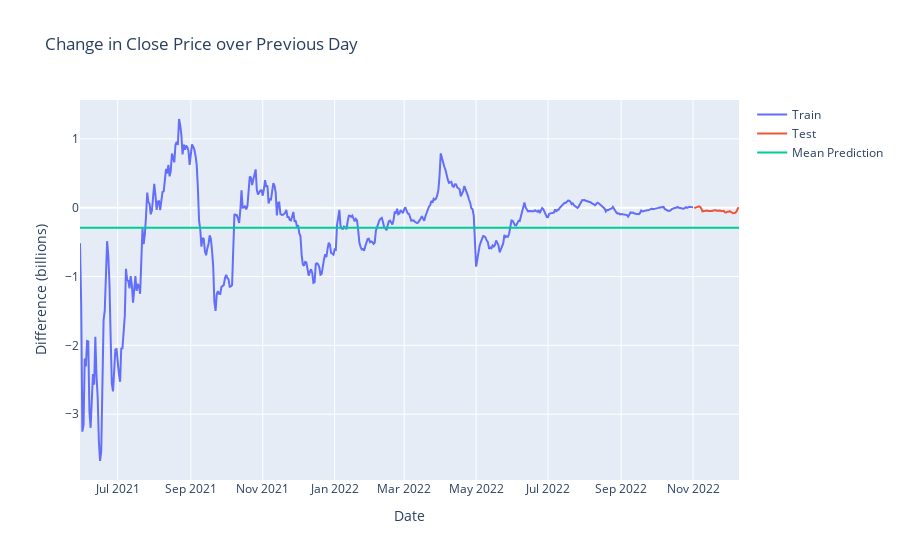

The code cell stored with this chart in its notebook:
### Code cell
fig = go.Figure()
fig.add_trace(go.Scatter(x=train.index, y=train, mode='lines', name="Train"))
fig.add_trace(go.Scatter(x=test.index, y=test, mode='lines', name="Test"))
fig.add_trace(go.Scatter(x=predictions.index, y=predictions, mode='lines', name="Mean Prediction"))

fig.update_layout(
    yaxis_title="Difference (billions)", 
    xaxis_title="Date",
    title="Change in Close Price over Previous Day"
)
fig.show()

### Figure 1 — Plotly figure (JSON) as saved in the notebook; plotly's stock layout.template omitted (floating-point values rounded to 4 significant figures; data arrays with more than 128 entries replaced by an {"elided": "..."} marker saying what was removed)
{"data": [{"mode": "lines", "name": "Train", "type": "scatter", "x": {"elided": "521 str values"}, "y": {"elided": "521 float values"}}, {"mode": "lines", "name": "Test", "type": "scatter", "x": ["2022-11-02T00:00:00", "2022-11-03T00:00:00", "2022-11-04T00:00:00", "2022-11-05T00:00:00", "2022-11-06T00:00:00", "2022-11-07T00:00:00", "2022-11-08T00:00:00", "2022-11-09T00:00:00", "2022-11-10T00:00:00", "2022-11-11T00:00:00", "2022-11-12T00:00:00", "2022-11-13T00:00:00", "2022-11-14T00:00:00", "2022-11-15T00:00:00", "2022-11-16T00:00:00", "2022-11-17T00:00:00", "2022-11-18T00:00:00", "2022-11-19T00:00:00", "2022-11-20T00:00:00", "2022-11-21T00:00:00", "2022-11-22T00:00:00", "2022-11-23T00:00:00", "2022-11-24T00:00:00", "2022-11-25T00:00:00", "2022-11-26T00:00:00", "2022-11-27T00:00:00", "2022-11-28T00:00:00", "2022-11-29T00:00:00", "2022-11-30T00:00:00", "2022-12-01T00:00:00", "2022-12-02T00:00:00", "2022-12-03T00:00:00", "2022-12-04T00:00:00", "2022-12-05T00:00:00", "2022-12-06T00:00:00", "2022-12-07T00:00:00", "2022-12-08T00:00:00", "2022-12-09T00:00:00", "2022-12-10T00:00:00"], "y": [-0.005425, 0.0008208, 0.01064, 0.02064, 0.01922, 0.01143, -0.01066, -0.05255, -0.04697, -0.0451, -0.04277, -0.04159, -0.04882, -0.04272, -0.04704, -0.04897, -0.04365, -0.04052, -0.03469, -0.04465, -0.04427, -0.03627, -0.04061, -0.05079, -0.04796, -0.04586, -0.06676, -0.06945, -0.05775, -0.05965, -0.0495, -0.058, -0.07443, -0.08109, -0.07744, -0.07046, -0.05183, -0.008867, -0.0009708]}, {"mode": "lines", "name": "Mean Prediction", "type": "scatter", "x": {"elided": "560 str values"}, "y": {"elided": "560 float values"}}], "layout": {"title": {"text": "Change in Close Price over Previous Day"}, "xaxis": {"title": {"text": "Date"}}, "yaxis": {"title": {"text": "Difference (billions)"}}}}
